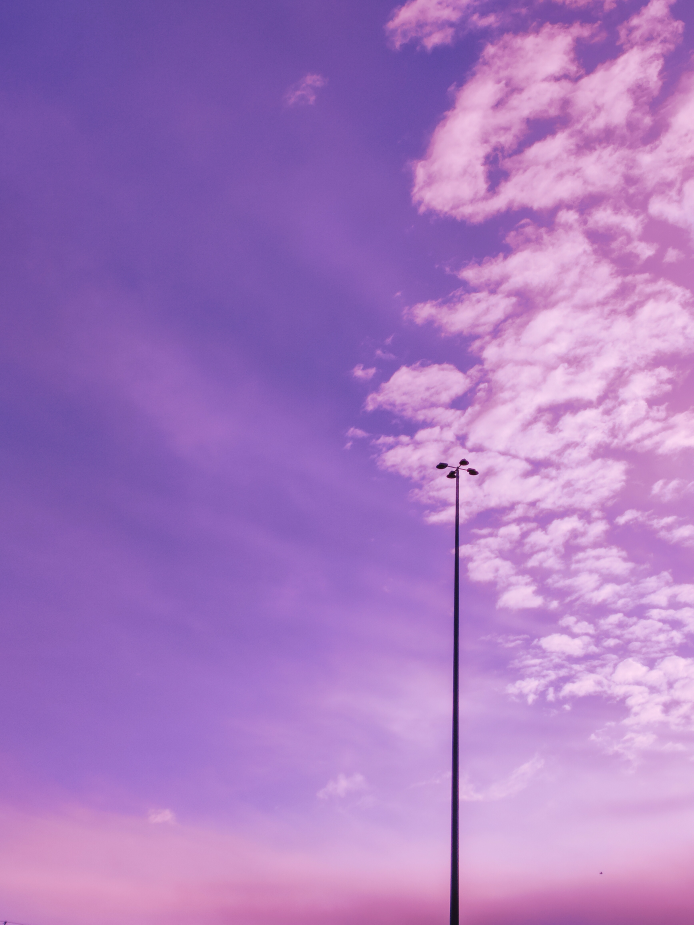
#> input picture OpenCV/Deneme1/resim3.jpg, 3468 x 4624 px, found by its file name (shown at 1/5 size)
$ python ders2.py
#> lines starting #> are read from the running program, lines starting #| are printed output that depends on the picture
import cv2
import numpy as np
import matplotlib.pyplot as plt


BLUE = [255,0,0]
img1 = cv2.imread("resim3.jpg")
#> img1 is the input picture: shape (4624, 3468, 3); mean B, G, R 192.6, 121.8, 167.3


replicate = cv2.copyMakeBorder(img1,10,10,10,10,cv2.BORDER_REPLICATE)
reflect = cv2.copyMakeBorder(img1,10,10,10,10,cv2.BORDER_REFLECT)
reflect101 = cv2.copyMakeBorder(img1,10,10,10,10,cv2.BORDER_REFLECT_101)
wrap = cv2.copyMakeBorder(img1,10,10,10,10,cv2.BORDER_WRAP)
constant = cv2.copyMakeBorder(img1,10,10,10,10,cv2.BORDER_CONSTANT, value = BLUE)
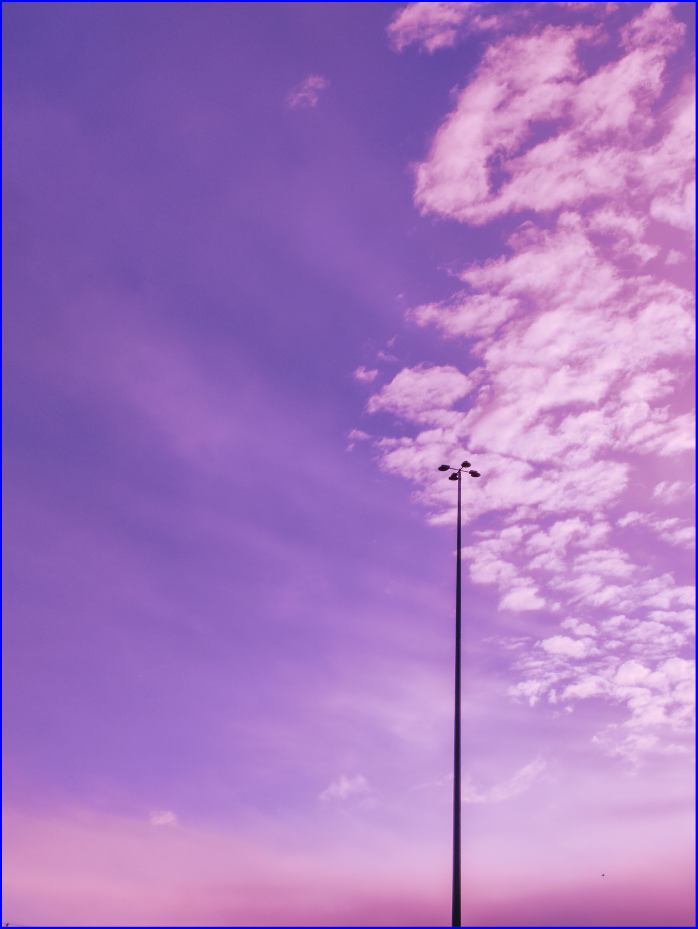
#> constant: shape (4644, 3488, 3) (shown at 1/5 size); mean B, G, R 193.3, 120.6, 165.7

plt.subplot(231),plt.imshow(img1,"gray"),plt.title("ORIGINAL")
plt.subplot(232),plt.imshow(replicate,"gray"),plt.title("REPLICATE")
plt.subplot(233),plt.imshow(reflect,"gray"),plt.title("REFLECT")
plt.subplot(234),plt.imshow(reflect101,"gray"),plt.title("REFLECT_101")
plt.subplot(235),plt.imshow(wrap,"gray"),plt.title("WRAP")
plt.subplot(236),plt.imshow(constant,"gray"),plt.title("CONSTANT")

plt.show()
#> figure, not shown here; B, G, R data is drawn as R, G, B


"""
kirp = resim[500:800,500:800]
resim[100:400,1400:1700] = kirp

plt.subplot(121)
plt.imshow(resim , "gray")
plt.subplot(122)
plt.imshow(kirp)
plt.show()
"""

$ run again, with OpenCV/Deneme1/resim2.jpg copied over OpenCV/Deneme1/resim3.jpg
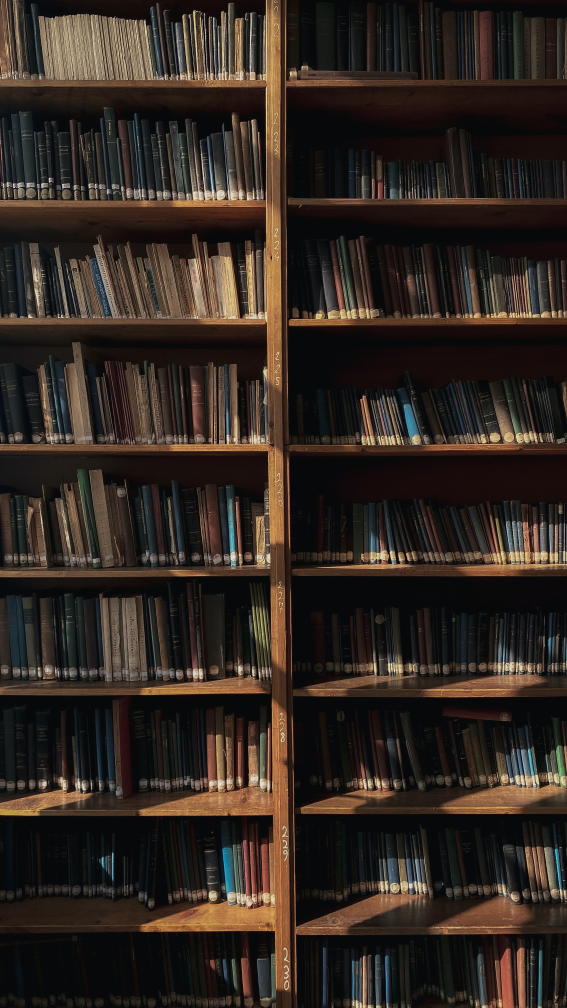
#> input picture OpenCV/Deneme1/resim2.jpg, 2268 x 4032 px, found by its file name (shown at 1/4 size)
#> img1 is the input picture: shape (4032, 2268, 3); mean B, G, R 33.1, 39.6, 49.3
#> `replicate = cv2.copyMakeBorder(img1,10,10,10,10,cv2.BORDER_REPLICATE)`:
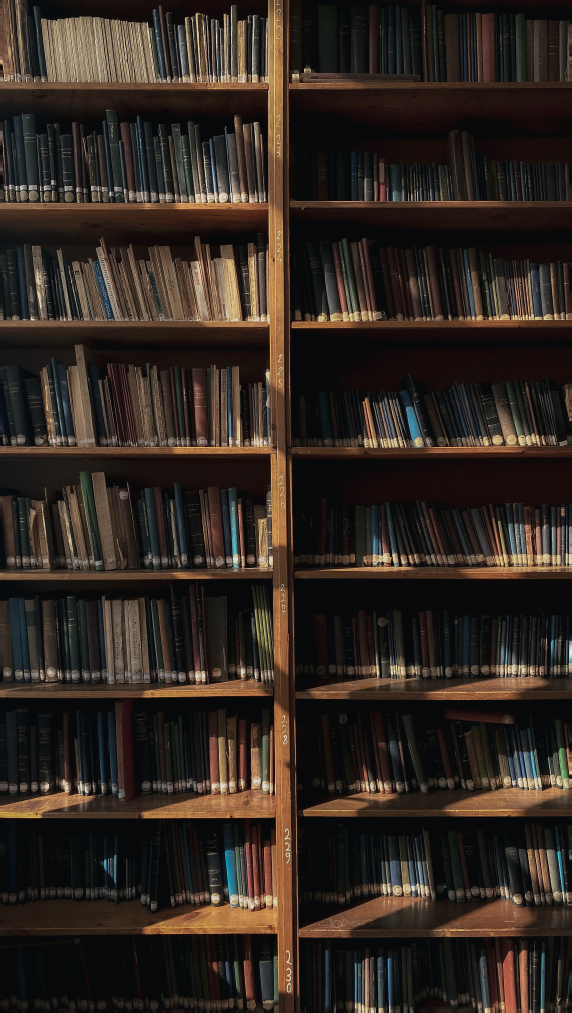
#> replicate: shape (4052, 2288, 3) (shown at 1/4 size); mean B, G, R 33, 39.5, 49.2
